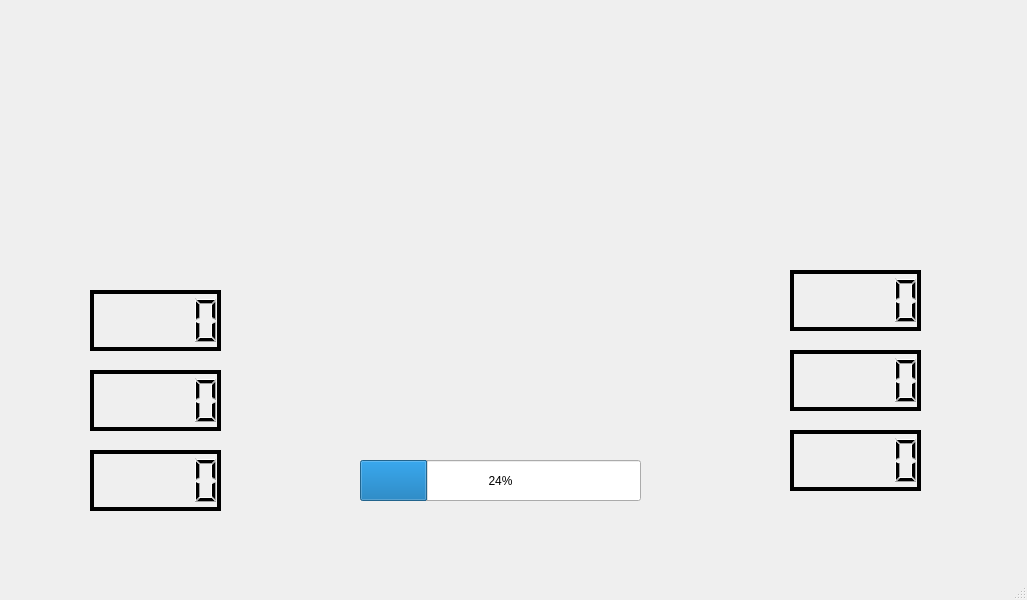
<?xml version="1.0" encoding="UTF-8"?>
<ui version="4.0">
 <class>MainWindow</class>
 <widget class="QMainWindow" name="MainWindow">
  <property name="geometry">
   <rect>
    <x>0</x>
    <y>0</y>
    <width>1027</width>
    <height>600</height>
   </rect>
  </property>
  <property name="windowTitle">
   <string>MainWindow</string>
  </property>
  <widget class="QWidget" name="centralwidget">
   <widget class="QLabel" name="label">
    <property name="geometry">
     <rect>
      <x>30</x>
      <y>20</y>
      <width>961</width>
      <height>511</height>
     </rect>
    </property>
    <property name="text">
     <string/>
    </property>
    <property name="pixmap">
     <pixmap>../images/motor3.jpg</pixmap>
    </property>
   </widget>
   <widget class="QLCDNumber" name="lcdNumber_2">
    <property name="geometry">
     <rect>
      <x>90</x>
      <y>370</y>
      <width>131</width>
      <height>61</height>
     </rect>
    </property>
    <property name="frameShadow">
     <enum>QFrame::Plain</enum>
    </property>
    <property name="lineWidth">
     <number>4</number>
    </property>
   </widget>
   <widget class="QLCDNumber" name="lcdNumber_3">
    <property name="geometry">
     <rect>
      <x>90</x>
      <y>290</y>
      <width>131</width>
      <height>61</height>
     </rect>
    </property>
    <property name="frameShadow">
     <enum>QFrame::Plain</enum>
    </property>
    <property name="lineWidth">
     <number>4</number>
    </property>
   </widget>
   <widget class="QLCDNumber" name="lcdNumber_4">
    <property name="geometry">
     <rect>
      <x>790</x>
      <y>270</y>
      <width>131</width>
      <height>61</height>
     </rect>
    </property>
    <property name="frameShadow">
     <enum>QFrame::Plain</enum>
    </property>
    <property name="lineWidth">
     <number>4</number>
    </property>
   </widget>
   <widget class="QLCDNumber" name="lcdNumber_5">
    <property name="geometry">
     <rect>
      <x>790</x>
      <y>350</y>
      <width>131</width>
      <height>61</height>
     </rect>
    </property>
    <property name="frameShadow">
     <enum>QFrame::Plain</enum>
    </property>
    <property name="lineWidth">
     <number>4</number>
    </property>
   </widget>
   <widget class="QLCDNumber" name="lcdNumber_6">
    <property name="geometry">
     <rect>
      <x>90</x>
      <y>450</y>
      <width>131</width>
      <height>61</height>
     </rect>
    </property>
    <property name="frameShadow">
     <enum>QFrame::Plain</enum>
    </property>
    <property name="lineWidth">
     <number>4</number>
    </property>
   </widget>
   <widget class="QLCDNumber" name="lcdNumber_7">
    <property name="geometry">
     <rect>
      <x>790</x>
      <y>430</y>
      <width>131</width>
      <height>61</height>
     </rect>
    </property>
    <property name="frameShadow">
     <enum>QFrame::Plain</enum>
    </property>
    <property name="lineWidth">
     <number>4</number>
    </property>
   </widget>
   <widget class="QProgressBar" name="progressBar">
    <property name="geometry">
     <rect>
      <x>360</x>
      <y>460</y>
      <width>281</width>
      <height>41</height>
     </rect>
    </property>
    <property name="value">
     <number>24</number>
    </property>
   </widget>
  </widget>
  <widget class="QMenuBar" name="menubar">
   <property name="geometry">
    <rect>
     <x>0</x>
     <y>0</y>
     <width>1027</width>
     <height>21</height>
    </rect>
   </property>
  </widget>
  <widget class="QStatusBar" name="statusbar"/>
 </widget>
 <resources/>
 <connections/>
</ui>
